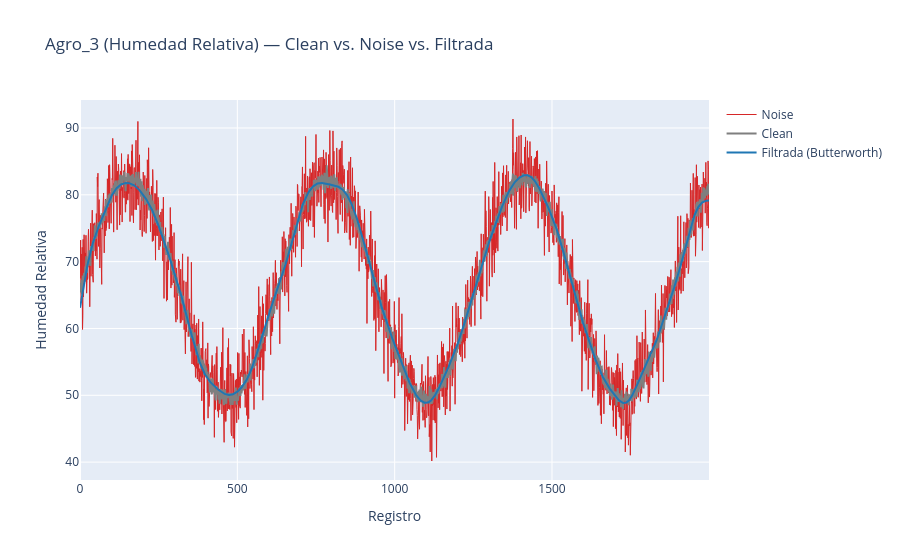

Write notebook code for a chart like this one.
### Markdown cell above
Graficamos las tres versiones de `Agro_3` superpuestas — clean, noise y filtrada — para comparar visualmente qué tan cerca queda la señal filtrada de la original.

### Code cell
fig_comparacion = go.Figure()
fig_comparacion.add_trace(go.Scatter(y=agro3_noise, name="Noise", line=dict(color="#d62728", width=1)))
fig_comparacion.add_trace(go.Scatter(y=agro3_clean, name="Clean", line=dict(color="#7f7f7f", width=2)))
fig_comparacion.add_trace(
    go.Scatter(y=agro3_filtrada, name="Filtrada (Butterworth)", line=dict(color="#1f77b4", width=2))
)
fig_comparacion.update_layout(
    title="Agro_3 (Humedad Relativa) — Clean vs. Noise vs. Filtrada",
    xaxis_title="Registro",
    yaxis_title="Humedad Relativa",
)
fig_comparacion.show()

### Figure 1 — Plotly figure (JSON) as saved in the notebook; plotly's stock layout.template omitted (floating-point values rounded to 4 significant figures; data arrays with more than 128 entries replaced by an {"elided": "..."} marker saying what was removed)
{"data": [{"line": {"color": "#d62728", "width": 1}, "name": "Noise", "type": "scatter", "y": {"elided": "2000 float values"}}, {"line": {"color": "#7f7f7f", "width": 2}, "name": "Clean", "type": "scatter", "y": {"elided": "2000 float values"}}, {"line": {"color": "#1f77b4", "width": 2}, "name": "Filtrada (Butterworth)", "type": "scatter", "y": {"elided": "2000 float values"}}], "layout": {"title": {"text": "Agro_3 (Humedad Relativa) — Clean vs. Noise vs. Filtrada"}, "xaxis": {"title": {"text": "Registro"}}, "yaxis": {"title": {"text": "Humedad Relativa"}}}}
